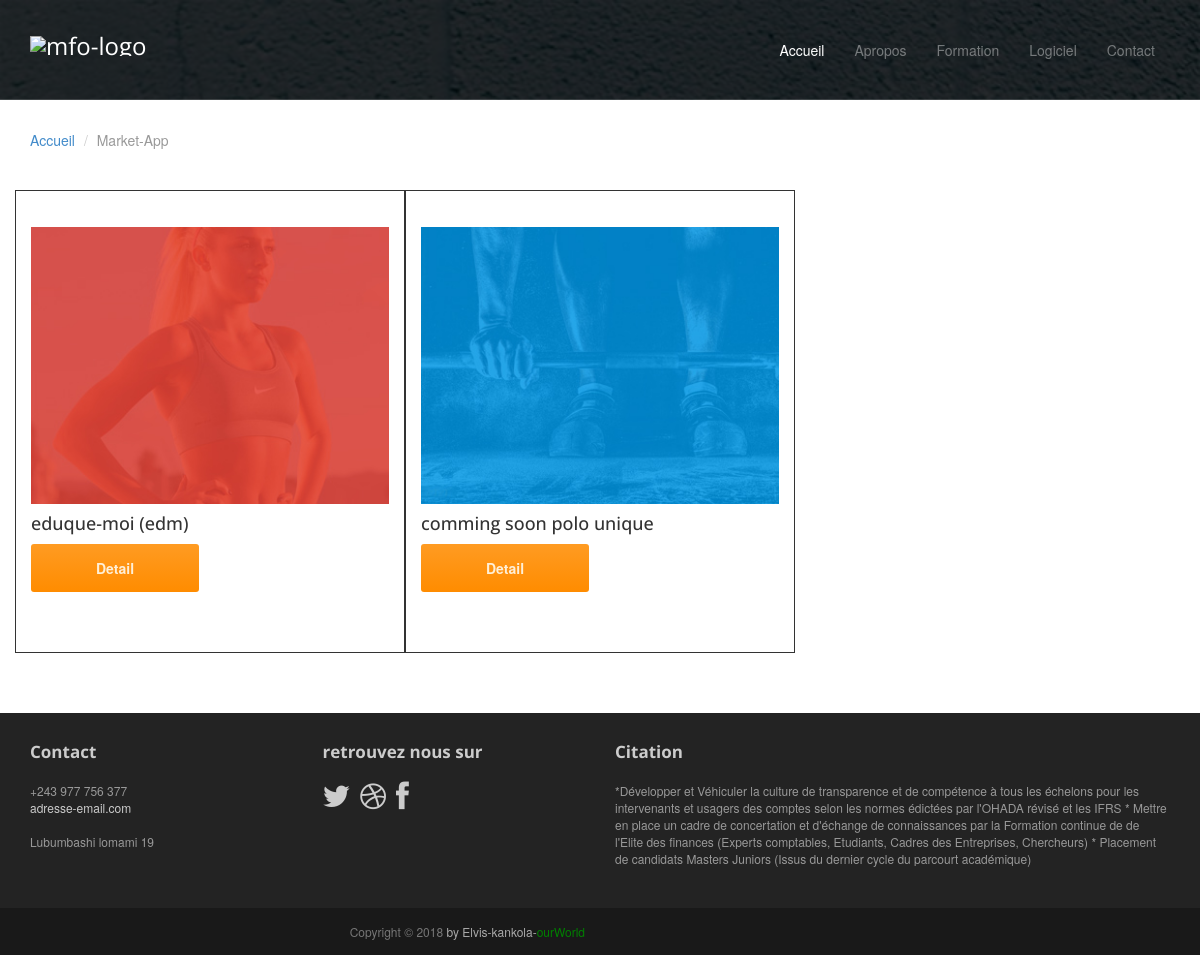
Page /index.php/welcome/application on the committed database.
### tables this page shows
CREATE TABLE `mfo_application` (
  `id_app` int(11) NOT NULL,
  `titre_app` varchar(255) NOT NULL,
  `description_app` text NOT NULL,
  `file_app` varchar(255) NOT NULL
);

### application/controllers/Welcome.php (called while the page is built, shortened)
<?php
class Welcome extends CI_Controller {
	public function application(){
		$data['application'] = $this->main_model->Get_All_Application();
		$this->load->view('app',$data);
	}
}

### index.php (called while the page is built, shortened)
<?php
require_once BASEPATH.'core/CodeIgniter.php';

### application/models/Main_model.php (called while the page is built, shortened)
<?php
    class Main_model extends CI_Model {
        private $table_application = 'mfo_application';
        public function Get_All_Application(){
            return $this->db->select()->order_by('id_app','desc')->get($this->table_application)->result();
        }
    }

### application/views/app.php (the view, shortened to what this page needs)
<!DOCTYPE html>
<html lang="en">
<head>
	<link rel="stylesheet" href="<?php echo base_url('assets/css/bootstrap.min.css');?>">
	<link rel="stylesheet" href="<?php echo base_url('assets/css/font-awesome.min.css');?>">
	<link rel="stylesheet" href="<?php echo base_url('assets/css/bootstrap-theme.css');?>" media="screen" >
	<link rel="stylesheet" href="<?php echo base_url('assets/css/main.css');?>">
</head>
<body>
	<div class="navbar navbar-inverse navbar-fixed-top headroom" >
			<div class="container">
				<div class="navbar-header">
					<a class="navbar-brand" href="<?php echo base_url();?>"><img src="<?php echo base_url('assets/images/logo.png');?>" alt="mfo-logo"></a>
				</div>
				<div class="navbar-collapse collapse">
					<ul class="nav navbar-nav pull-right">
						<li class="active"><a href="<?php echo base_url();?>">Accueil</a></li>
						<li><a href="<?php echo base_url('index.php/welcome/apropos');?>">Apropos</a></li>
						<li>
							<a href="<?php echo base_url('index.php/welcome/formation');?>">Formation</a>
						</li>
						<li>
							<a href="<?php echo base_url('index.php/welcome/application');?>">Logiciel</a>
						</li>
						<li><a href="<?php echo base_url('index.php/welcome/contact');?>">Contact</a></li>
					</ul>
				</div>
			</div>
		</div>
	<?php if($application):?>
	<header id="head" class="secondary"></header>
	<div class="container">
		<ol class="breadcrumb">
			<li><a href="index.html">Accueil</a></li>
			<li class="active">Market-App</li>
		</ol><br><br>
		<div class="row">
			<?php foreach($application as $value):?>
			<aside class="col-md-4 sidebar sidebar-left">
				<div class="row widget">
					<div class="col-xs-12">
						<p><img src="<?php echo base_url($value->file_app);?>" alt=""></p>
						<h4><?php echo $value->titre_app;?></h4>
						<p><a href="<?php echo base_url('index.php/welcome/detail_app/').$value->id_app;?>" class="btn btn-action btn-lg" role="button" >Detail</a></p>
					</div>
				</div>
			</aside>
			<?php endforeach?>
		</div>
	</div>
	<?php else:?>
		<h1 style="text-align:center;">Aucune Application...</h1>
	<?php endif?>
	<footer id="footer" class="top-space">
			<div class="footer1">
				<div class="container">
					<div class="row">
						<div class="col-md-3 widget">
							<h3 class="widget-title">Contact</h3>
							<div class="widget-body">
								<p>+243 977 756 377<br>
									<a href="mailto:#">adresse-email.com</a><br>
									<br>
									Lubumbashi lomami 19
								</p>
							</div>
						</div>
						<div class="col-md-3 widget">
							<h3 class="widget-title">retrouvez nous sur</h3>
							<div class="widget-body">
								<p class="follow-me-icons">
									<a href=""><i class="fa fa-twitter fa-2"></i></a>
									<a href=""><i class="fa fa-dribbble fa-2"></i></a>
									<a href=""><i class="fa fa-facebook fa-2"></i></a>
								</p>
							</div>
						</div>
						<div class="col-md-6 widget">
							<h3 class="widget-title">Citation</h3>
							<div class="widget-body">
								<p>
									*Développer et Véhiculer la culture de transparence et de compétence à tous les échelons pour les
									intervenants et usagers des comptes selon les normes édictées par l'OHADA révisé et les IFRS
									* Mettre en place un cadre de concertation et d'échange de connaissances par la Formation continue de
									de l'Elite des finances (Experts comptables, Etudiants, Cadres des Entreprises, Chercheurs)
									* Placement de candidats Masters Juniors (Issus du dernier cycle du parcourt académique)
								</p>
							</div>
						</div>
					</div>
				</div>
			</div>
			<div class="footer2">
				<div class="container">
					<div class="row">
						<div class="col-md-6 widget">
							<div class="widget-body">
								<p class="text-right">
									Copyright &copy; 2018 <a href="mailto:elviskankola1@gmail.com">by Elvis-kankola-<span style="color:green">ourWorld</span></a>
								</p>
							</div>
						</div>
					</div>
				</div>
			</div>
		</footer>
</body>
</html>

### assets/css/main.css (style rules this page uses)
#head { background:#181015 url( ../images/bg_header.jpg) no-repeat; background-size: cover; min-height:520px; text-align: center; padding-top:240px; color:white; font-family:"Open sans", Helvetica, Arial; font-weight:300; }
#head.secondary { height:100px; min-height: 100px; padding-top:0px; }
.headroom { -webkit-transition: all 0.4s ease-out; -moz-transition: all 0.4s ease-out; -o-transition: all 0.4s ease-out; transition: all 0.4s ease-out; }
h1, h2, h3, h4, h5, h6 { font-family:"Open sans", Helvetica, Arial; }
h1, .h1, h2, .h2, h3, .h3 { margin-top:30px; }
.breadcrumb { background:none; padding:0; margin:30px 0 0px 0; }
.top-space { margin-top: 60px; }
img { max-width:100%; }
.sidebar { padding-top:36px; padding-bottom:30px; }
.sidebar .widget { margin-bottom:20px; }
.footer1 { background: #232323; padding: 30px 0 0 0; font-size: 12px; color: #999; }
.footer1 a { color: #ccc; }
.footer1 .widget { margin-bottom:30px; }
.footer1 .widget-title { font-size: 17px; font-weight: bold; color: #ccc; margin: 0 0 20px; }
.follow-me-icons { font-size:30px; }
.follow-me-icons i { float:left; margin:0 10px 0 0; }
.footer2 { background: #191919; padding: 15px 0; color: #777; font-size: 12px; }
.footer2 a { color: #aaa; }
.footer2 p { margin: 0; }

### application/views/app.php (style rules this page uses)
aside { border: solid 0.1px; }

### rows in the picture
mfo_application: file_app (picture), titre_app "eduque-moi (edm)"
mfo_application: file_app (picture), titre_app "comming soon polo unique"
